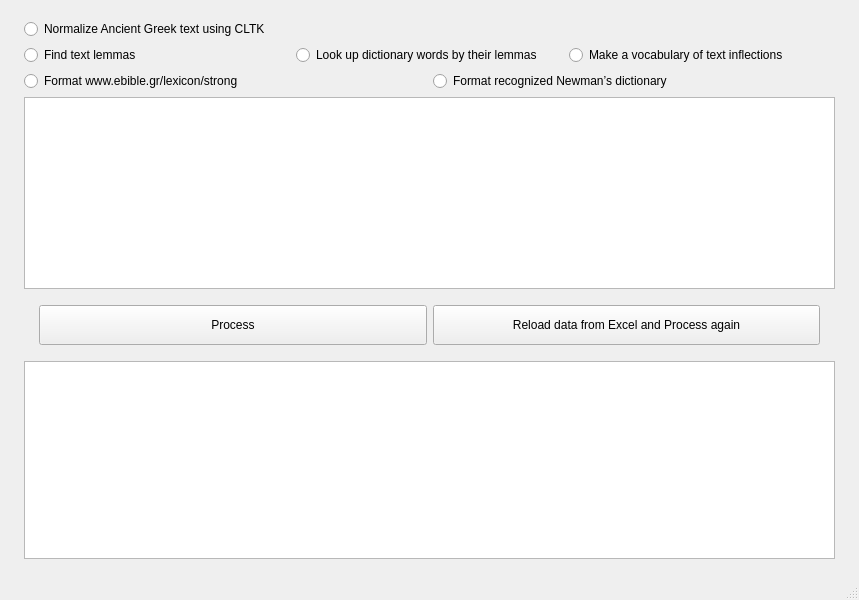
<?xml version="1.0" encoding="UTF-8"?>
<ui version="4.0">
 <class>MainWindow</class>
 <widget class="QMainWindow" name="MainWindow">
  <property name="geometry">
   <rect>
    <x>0</x>
    <y>0</y>
    <width>859</width>
    <height>600</height>
   </rect>
  </property>
  <property name="windowTitle">
   <string>NT Greek Processor</string>
  </property>
  <widget class="QWidget" name="centralwidget">
   <layout class="QVBoxLayout" name="verticalLayout_2">
    <item>
     <layout class="QVBoxLayout" name="verticalLayout">
      <property name="leftMargin">
       <number>15</number>
      </property>
      <property name="topMargin">
       <number>10</number>
      </property>
      <property name="rightMargin">
       <number>15</number>
      </property>
      <property name="bottomMargin">
       <number>10</number>
      </property>
      <item>
       <layout class="QHBoxLayout" name="horizontalLayout_1">
        <item>
         <widget class="QRadioButton" name="normalizeGrcTextUsingCltkRadioButton">
          <property name="text">
           <string>Normalize Ancient Greek text using CLTK</string>
          </property>
         </widget>
        </item>
       </layout>
      </item>
      <item>
       <layout class="QHBoxLayout" name="horizontalLayout_2">
        <property name="leftMargin">
         <number>0</number>
        </property>
        <property name="topMargin">
         <number>0</number>
        </property>
        <property name="rightMargin">
         <number>0</number>
        </property>
        <property name="bottomMargin">
         <number>0</number>
        </property>
        <item>
         <widget class="QRadioButton" name="findTextLemmasRadioButton">
          <property name="text">
           <string>Find text lemmas</string>
          </property>
         </widget>
        </item>
        <item>
         <widget class="QRadioButton" name="lookUpDictionaryWordsByTheirLemmasRadioButton">
          <property name="text">
           <string>Look up dictionary words by their lemmas</string>
          </property>
         </widget>
        </item>
        <item>
         <widget class="QRadioButton" name="makeVocabularyOfTextInflectionsRadioButton">
          <property name="text">
           <string>Make a vocabulary of text inflections</string>
          </property>
         </widget>
        </item>
       </layout>
      </item>
      <item>
       <layout class="QHBoxLayout" name="horizontalLayout_3">
        <item>
         <widget class="QRadioButton" name="formatEbibleRadioButton">
          <property name="text">
           <string>Format www.ebible.gr/lexicon/strong</string>
          </property>
         </widget>
        </item>
        <item>
         <widget class="QRadioButton" name="formatRecognizedNewmansDictionaryRadioButton">
          <property name="text">
           <string>Format recognized Newman’s dictionary</string>
          </property>
         </widget>
        </item>
       </layout>
      </item>
      <item>
       <widget class="QTextEdit" name="inputTextEdit">
        <property name="sizePolicy">
         <sizepolicy hsizetype="Expanding" vsizetype="Fixed">
          <horstretch>0</horstretch>
          <verstretch>0</verstretch>
         </sizepolicy>
        </property>
        <property name="font">
         <font>
          <family>Times New Roman</family>
          <pointsize>12</pointsize>
         </font>
        </property>
       </widget>
      </item>
      <item>
       <layout class="QHBoxLayout" name="horizontalLayout_4">
        <property name="leftMargin">
         <number>15</number>
        </property>
        <property name="topMargin">
         <number>10</number>
        </property>
        <property name="rightMargin">
         <number>15</number>
        </property>
        <property name="bottomMargin">
         <number>10</number>
        </property>
        <item>
         <widget class="QPushButton" name="processButton">
          <property name="minimumSize">
           <size>
            <width>0</width>
            <height>40</height>
           </size>
          </property>
          <property name="text">
           <string>Process</string>
          </property>
         </widget>
        </item>
        <item>
         <widget class="QPushButton" name="reloadDataFromExcelButton">
          <property name="minimumSize">
           <size>
            <width>0</width>
            <height>40</height>
           </size>
          </property>
          <property name="text">
           <string>Reload data from Excel and Process again</string>
          </property>
         </widget>
        </item>
       </layout>
      </item>
      <item>
       <widget class="QTextEdit" name="outputTextEdit">
        <property name="font">
         <font>
          <family>Times New Roman</family>
          <pointsize>12</pointsize>
         </font>
        </property>
       </widget>
      </item>
     </layout>
    </item>
   </layout>
  </widget>
  <widget class="QMenuBar" name="menubar">
   <property name="geometry">
    <rect>
     <x>0</x>
     <y>0</y>
     <width>859</width>
     <height>21</height>
    </rect>
   </property>
  </widget>
  <widget class="QStatusBar" name="statusbar"/>
 </widget>
 <resources/>
 <connections/>
</ui>
